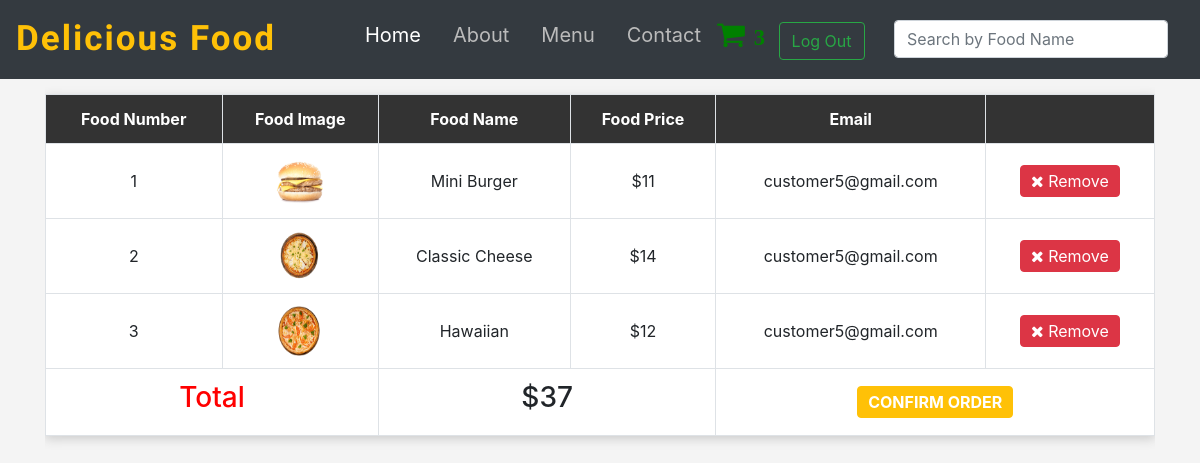
/cart.php (signed in), run on the app's committed database.
### tables this page shows
CREATE TABLE `cart` (
  `cart_id` int(11) NOT NULL,
  `fk_food_id` int(11) NOT NULL,
  `fk_customer_id` int(11) NOT NULL,
  `status` enum('Added to cart','Confirmed') NOT NULL
);

CREATE TABLE `menu` (
  `food_id` int(11) NOT NULL,
  `food_img` varchar(255) NOT NULL,
  `food_name` varchar(100) NOT NULL,
  `description` varchar(255) NOT NULL,
  `cost` float NOT NULL,
  `cat_id` int(11) NOT NULL
);

CREATE TABLE `customers` (
  `id` int(11) NOT NULL,
  `name` varchar(30) NOT NULL,
  `email` varchar(30) NOT NULL,
  `phone` int(11) NOT NULL,
  `address` varchar(255) NOT NULL,
  `password` varchar(255) NOT NULL,
  `Date` date NOT NULL,
  `adminID` int(10) NOT NULL DEFAULT 0
);

### cart.php (the view, shortened to what this page needs)
<?php
include 'init.php';
$sum=0;
if(!isset($_SESSION['cust_id']))
{
	header("location:login.php");
}
else
{
	$cust_id=$_SESSION['cust_id'];
}
?>
<div class="container">
    <div class="table-responsive">
        <table class="main-table text-center table table-bordered" border="1" bordercolor="#F0F0F0">
            <tr>
                <th>Food Number</th>
                <th>Food Image</th>
                <th>Food Name</th>
                <th>Food Price</th>
                <th>Email </th>
                <th> </th>
            </tr>
                <?php
                    $stmt =$conn->prepare("SELECT cart.*, menu.food_img, menu.food_name, menu.cost, customers.email
                                                FROM cart
                                                INNER JOIN menu
                                                ON
                                                    menu.food_id = cart.fk_food_id
												INNER JOIN customers
												ON
												    customers.id = cart.fk_customer_id
												WHERE
												    cart.fk_customer_id=$cust_id");
                    $stmt->execute();
                    $rows  = $stmt->fetchAll();
					$count = $stmt->rowCount();
                    $counter=1;
					if($count > 0)
					{
						foreach($rows as $row)
						{
							echo "<tr>";
								echo "<td>" . $counter ."</td>";
								echo "<td>";
								echo "<img src='images/menu/" . $row['food_img'] ."' alt=''/>";
								echo "</td>";
								echo "<td>" . $row['food_name'] ."</td>";
								echo "<td>" ."$".$row['cost'] ."</td>";
								echo "<td>" . $row['email'] . "</td>";
								echo "<td>
										   <a href='cart.php?do=Delete&cartid=". $row['cart_id'] . "' class='btn btn-danger confirm'> <i class='fa fa-close'></i> Remove</a>";
								echo "</td>";
							echo "</tr>";
							$counter++;
							$sum=$sum+$row['cost'];
						}
						echo "<tr>";
								echo "<td colspan='2'><h3 style='color:red;'>Total</h3></td>";
								echo "<td colspan='2'><h3>$" .$sum ."</h3></td>";
								echo "<td colspan='2'>
										<a href='cart.php?do=Update&cust_id=$cust_id' class='btn btn-warning' style=' color:white; font-weight:bold; text-transform:uppercase;'>Confirm Order</a>
									 </td>";
						echo "</tr>";
					}
					else
					{
						echo "<tr>";
						      echo "<td colspan='6'><button type='button' class='btn btn-warning btn-lg' style=' margin:100px;'><a href='menu.php' style='color:white; font-weight:bold; text-decoration:none;'>No Food In cart Let's Order Now</a></button></td>";
					    echo "</tr>";
					}
                ?>
        </table>
    </div>
</div>
<?php
include $tpl .'footer.php';
?>

### layout/css/backend.css (style rules this page uses)
body { background-color: #F4F4F4; font-size: 16px; padding-top:69px; }
img { height: 100%; }
.main-table { -webkit-box-shadow: 0 3px 10px #CCC; box-shadow: 0 3px 10px #CCC; margin-top: 25px; }
.main-table td { background-color: #FFF; vertical-align: middle; }
.main-table img { width: 50px; height: 50px; }
.main-table th { background-color: #333; color: #FFF; }
.main-table .btn { padding: 3px 10px; }

### data on the page
cart: fk_food.food_img (picture), fk_food.food_name "Mini Burger", fk_food.cost "11", fk_customer.email "customer5@gmail.com"
cart: fk_food.food_img (picture), fk_food.food_name "Classic Cheese", fk_food.cost "14", fk_customer.email "customer5@gmail.com"
cart: fk_food.food_img (picture), fk_food.food_name "Hawaiian", fk_food.cost "12", fk_customer.email "customer5@gmail.com"

### other printed values
$sum "37"
